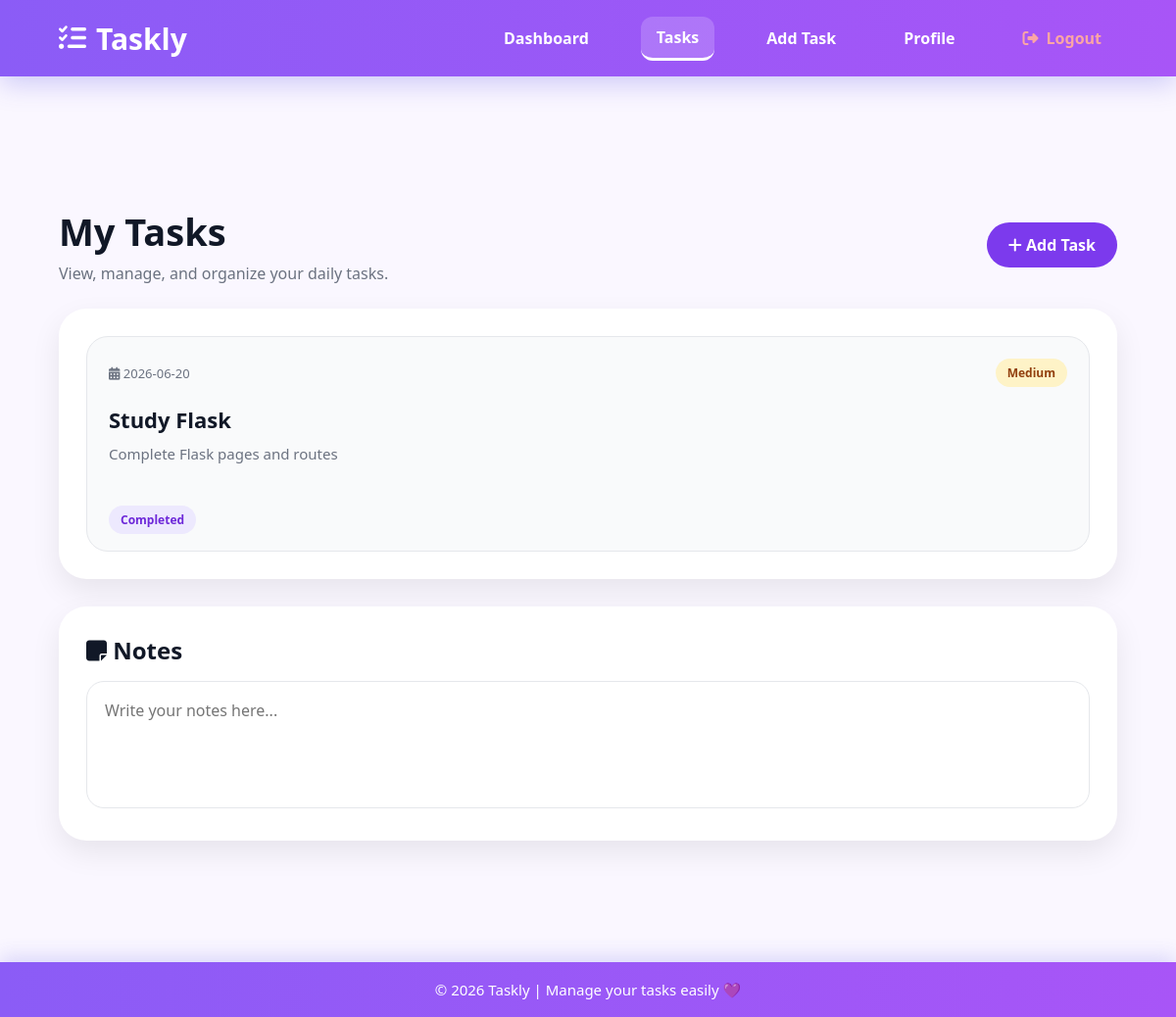
The app's page /tasks (signed in), older data.
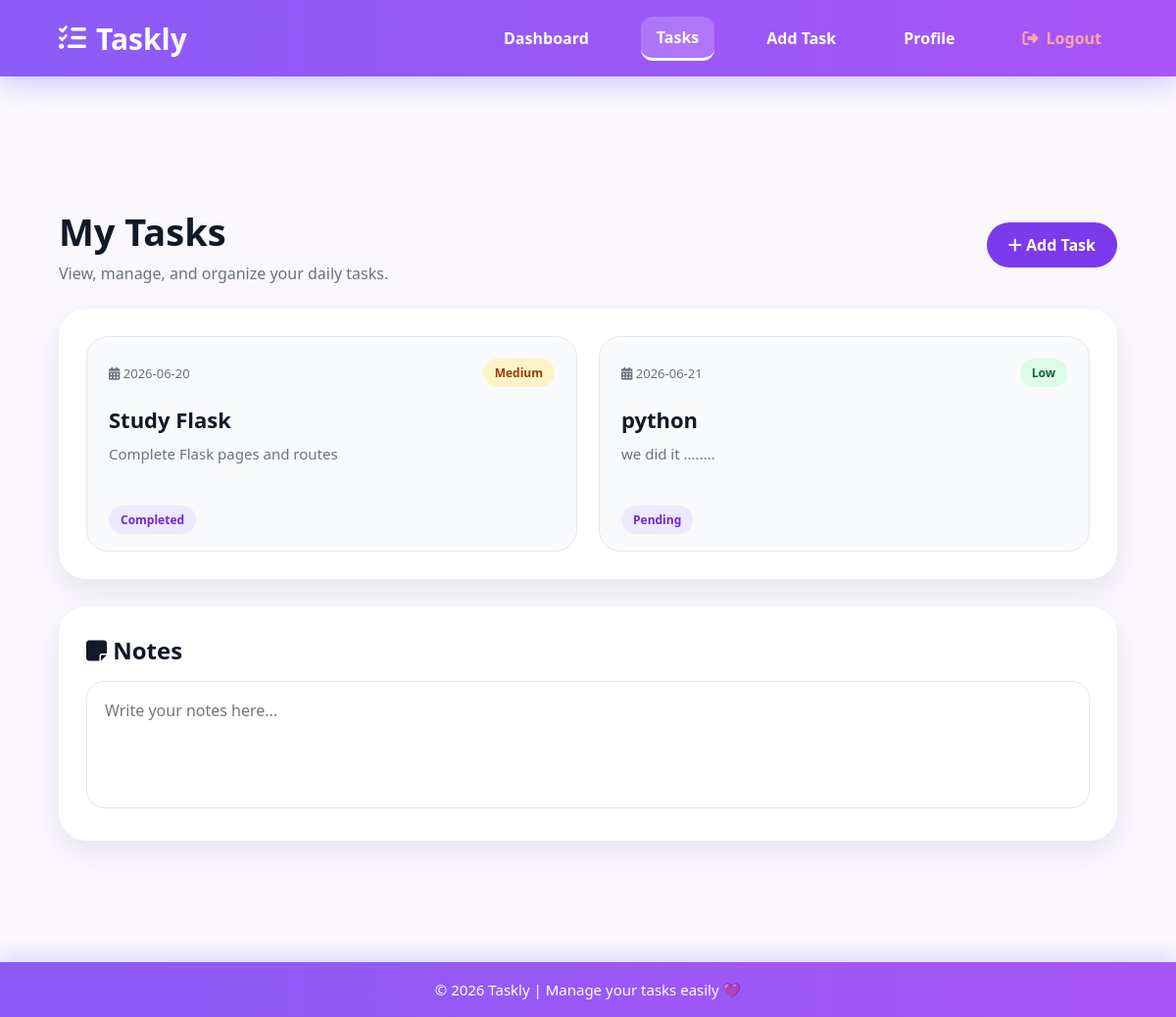
The same page, newer data.
### tables this page shows
CREATE TABLE tasks (
    id INTEGER PRIMARY KEY AUTOINCREMENT,
    title TEXT NOT NULL,
    description TEXT,
    due_date DATE,
    priority TEXT NOT NULL CHECK(priority IN ('Low', 'Medium', 'High')),
    status TEXT NOT NULL DEFAULT 'In Progress',
    user_id INTEGER NOT NULL, category_id INTEGER,
    FOREIGN KEY (user_id) REFERENCES users(id)
);

### app.py (the view)
@app.route("/tasks")
def tasks():
    if "user_id" not in session:
        return redirect(url_for("login"))
    conn = get_db()
    tasks = conn.execute(
        "SELECT * FROM tasks WHERE user_id = ?",
        (session["user_id"],)
    ).fetchall()
    conn.close()
    return render_template("tasks.html", tasks=tasks)

### app.py (called while the page is built)
def get_db():
    conn = sqlite3.connect("taskly.db")
    conn.row_factory = sqlite3.Row
    return conn

### templates/tasks.html (shortened to what this page needs)
{% extends "layout.html" %}
{% block content %}
<div class="tasks-page">
    <div class="tasks-header">
        <div>
            <h1>My Tasks</h1>
            <p>View, manage, and organize your daily tasks.</p>
        </div>
        <a href="{{ url_for('add_task') }}" class="add-task-btn">
            <i class="fa-solid fa-plus"></i>
            Add Task
        </a>
    </div>
    <div class="tasks-grid">
        {% if tasks %}
            {% for task in tasks %}
            <a href="{{ url_for('task_details', task_id=task['id']) }}" class="task-card-pro">
                <div class="task-card-top">
                    <span class="task-date">
                        <i class="fa-solid fa-calendar-days"></i>
                        {{ task["due_date"] }}
                    </span>
                    <span class="priority-badge {{ task['priority']|lower }}">
                        {{ task["priority"] }}
                    </span>
                </div>
                <h3>{{ task["title"] }}</h3>
                <p>{{ task["description"] }}</p>
                <div class="task-card-bottom">
                    <span class="status-badge">
                        {{ task["status"] }}
                    </span>
                </div>
            </a>
            {% endfor %}
        {% else %}
            <div class="empty-tasks">
                <i class="fa-solid fa-clipboard-list"></i>
                <h3>No tasks yet</h3>
                <p>Add your first task and start organizing your day.</p>
            </div>
        {% endif %}
    </div>
    <div class="notes-card">
        <h2>
            <i class="fa-solid fa-note-sticky"></i>
            Notes
        </h2>
        <textarea placeholder="Write your notes here..."></textarea>
    </div>
</div>
{% endblock %}

### templates/layout.html (shortened to what this page needs)
<!DOCTYPE html>
<html lang="en">
<head>
    <link rel="stylesheet"
          href="{{ url_for('static', filename='css/style.css') }}">
    <link rel="stylesheet"
          href="https://cdnjs.cloudflare.com/ajax/libs/font-awesome/6.7.2/css/all.min.css">
</head>
<body>
<header class="header">
    <div class="logo">
        <i class="fa-solid fa-list-check"></i>
        <span>Taskly</span>
    </div>
  <nav class="navbar">
    {% if session.get('user_id') %}
   <a href="{{ url_for('dashboard') }}"
       class="{% if request.endpoint == 'dashboard' %}active{% endif %}">
       Dashboard
    </a>
    <a href="{{ url_for('tasks') }}"
       class="{% if request.endpoint == 'tasks' %}active{% endif %}">
       Tasks
    </a>
    <a href="{{ url_for('add_task') }}"
       class="{% if request.endpoint == 'add_task' %}active{% endif %}">
       Add Task
    </a>
    <a href="{{ url_for('profile') }}"
       class="{% if request.endpoint == 'profile' %}active{% endif %}">
       Profile
    </a>
   <a href="{{ url_for('logout') }}" class="logout-btn">
        <i class="fa-solid fa-right-from-bracket"></i>
        Logout
    </a>
    {% else %}
    <a href="{{ url_for('login') }}">Login</a>
    <a href="{{ url_for('register') }}">Register</a>
    {% endif %}
</nav>
</header>
{% block content %}
{% endblock %}
<footer class="footer">
    © 2026 Taskly | Manage your tasks easily 💜
</footer>
</body>
</html>

### static/css/style.css (style rules this page uses)
* { margin: 0; padding: 0; box-sizing: border-box; font-family: "Segoe UI", sans-serif; }
body { min-height: 100svh; display: flex; justify-content: center; align-items: center; background: #faf7ff; padding-top: 100px; padding-bottom: 80px; }
.header { position: fixed; top: 0; left: 0; width: 100%; height: 80px; display: flex; justify-content: space-between; align-items: center; padding: 0 40px; background: #6d28d9; z-index: 1000; }
.logo { color: white; font-size: 32px; font-weight: bold; }
.navbar a { color: white; text-decoration: none; margin-left: 25px; font-weight: 500; }
.footer { position: fixed; bottom: 0; left: 0; width: 100%; text-align: center; padding: 15px; background: #6d28d9; color: white; font-size: 14px; }
.add-task-btn { background: #7c3aed; color: white; padding: 12px 22px; border-radius: 30px; text-decoration: none; font-weight: bold; }
nav a { color: white; text-decoration: none; padding-bottom: 5px; }
nav a.active { border-bottom: 3px solid white; }
.logout-btn { background: #8b5cf6; color: white !important; padding: 10px 18px; border-radius: 8px; text-decoration: none; transition: 0.3s; }
.tasks-page { width: 1100px; max-width: 90%; margin-top: 110px; margin-bottom: 100px; }
.tasks-header { display: flex; justify-content: space-between; align-items: center; margin-bottom: 25px; }
.tasks-header h1 { font-size: 38px; color: #111827; }
.tasks-header p { color: #6b7280; margin-top: 6px; }
.tasks-grid { display: grid; grid-template-columns: repeat(auto-fit, minmax(240px, 1fr)); gap: 22px; background: white; padding: 28px; border-radius: 28px; box-shadow: 0 12px 30px rgba(0,0,0,.08); }
.task-card-pro { display: block; background: #f9fafb; border: 1px solid #e5e7eb; border-radius: 22px; padding: 22px; text-decoration: none; transition: .3s; }
.task-card-top { display: flex; justify-content: space-between; align-items: center; margin-bottom: 18px; gap: 10px; }
.task-date { font-size: 13px; color: #6b7280; }
.priority-badge, .status-badge { padding: 6px 12px; border-radius: 20px; font-size: 12px; font-weight: bold; }
.priority-badge.low { background: #dcfce7; color: #166534; }
.priority-badge.medium { background: #fef3c7; color: #92400e; }
.task-card-pro h3 { color: #111827; font-size: 22px; margin-bottom: 10px; }
.task-card-pro p { color: #6b7280; font-size: 15px; min-height: 45px; }
.task-card-bottom { margin-top: 20px; }
.status-badge { background: #ede9fe; color: #6d28d9; }
.notes-card { margin-top: 28px; background: white; padding: 28px; border-radius: 28px; box-shadow: 0 12px 30px rgba(0,0,0,.08); }
.notes-card h2 { color: #111827; margin-bottom: 15px; }
.notes-card textarea { width: 100%; height: 130px; padding: 18px; border-radius: 18px; border: 1px solid #e5e7eb; resize: none; outline: none; font-size: 16px; }
.header { height: 78px; background: linear-gradient(90deg, #8b5cf6, #a855f7); box-shadow: 0 8px 25px rgba(79,70,229,.25); padding: 0 60px; }
.logo { display: flex; align-items: center; gap: 10px; font-size: 30px; font-weight: 800; color: white; }
.logo i { font-size: 28px; }
.navbar { display: flex; align-items: center; gap: 12px; }
.navbar a { color: white; text-decoration: none; padding: 10px 16px; border-radius: 12px; font-weight: 600; transition: .3s; }
.navbar a.active { background: rgba(255,255,255,.18); border-bottom: 3px solid white; }
.logout-btn { background: transparent; color: #fca5a5 !important; padding: 10px 16px !important; border-radius: 12px; }
.logout-btn { display: flex; align-items: center; gap: 8px; }
.footer { background: linear-gradient(90deg, #8b5cf6, #a855f7); color: white; padding: 18px; font-size: 15px; font-weight: 500; box-shadow: 0 -6px 20px rgba(79,70,229,.18); }

Row changes from the older to the newer data that the page shows:
added tasks: due_date "2026-06-21", priority "Low", title "python", description "we did it ........", status "Pending"
